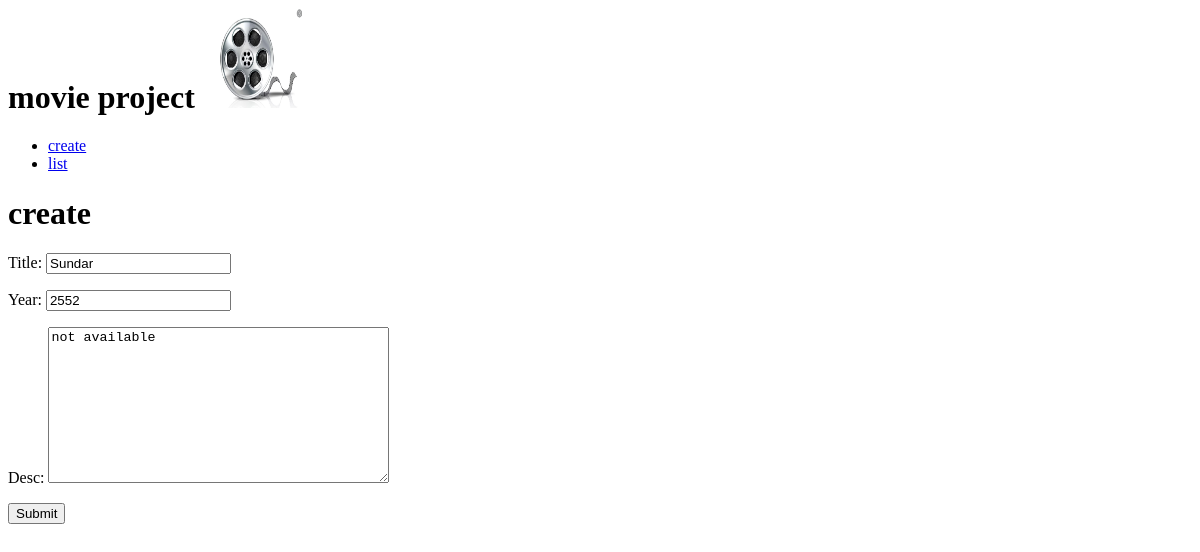
Before: /edit/6 with the older database file.
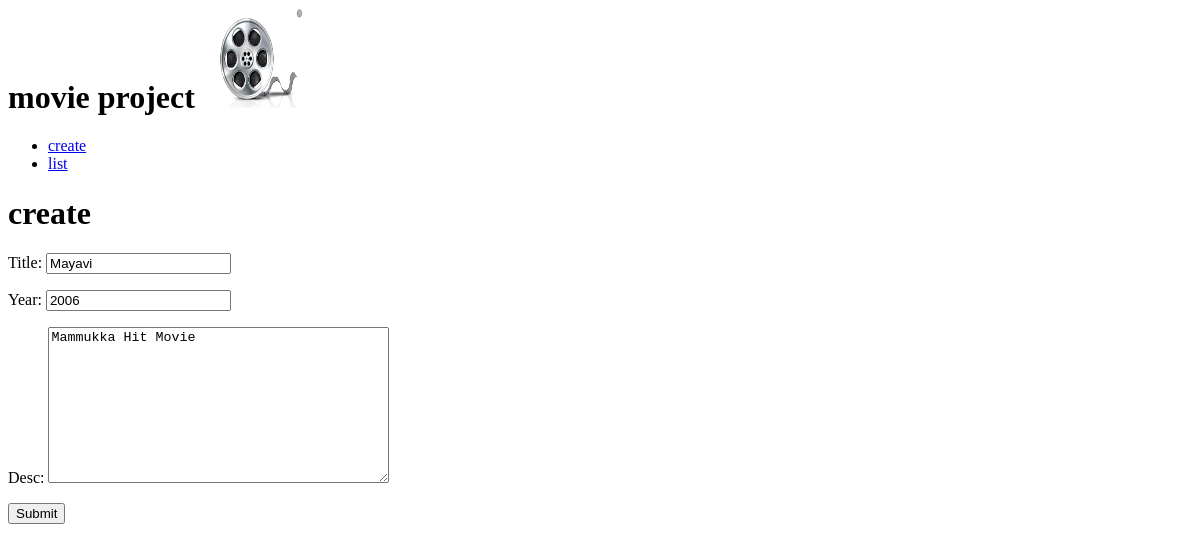
After: the same page with the newer database file.
### movies/models.py (models this page shows)
class MovieInfo (models.Model):
    title=models.CharField(max_length=250)
    year=models.IntegerField(null=True)
    desc=models.TextField()

### movies/views.py (the view)
# urls.py: path('edit/<pk>',views.edit,name='edit'),
def edit(request,pk):
    instance_edit=MovieInfo.objects.get(pk=pk)
    frm=MovieForm(instance=instance_edit)
    if request.POST:
        frm=MovieForm(request.POST,instance=instance_edit)
        if frm.is_valid():
            frm.save()
    else:
        frm=MovieForm(instance=instance_edit)
    return render(request,'create.html',{'frm':frm})

### movies/forms.py
class MovieForm(ModelForm):
    class Meta:
        model=MovieInfo
        fields = '__all__'

### templates/create.html (shortened to what this page needs)
{% extends 'blank.html' %}
{% block content %}
<h1>create</h1>
<form method="post" enctype="multipart/form-data">
    {{ frm.as_p }}
    <button type="submit">Submit</button>
</form>
{% endblock %}

Changed rows visible on the page:
changed MovieInfo: title "Sundar" → "Mayavi"; year "2552" → "2006"; desc "not available" → "Mammukka Hit Movie"
